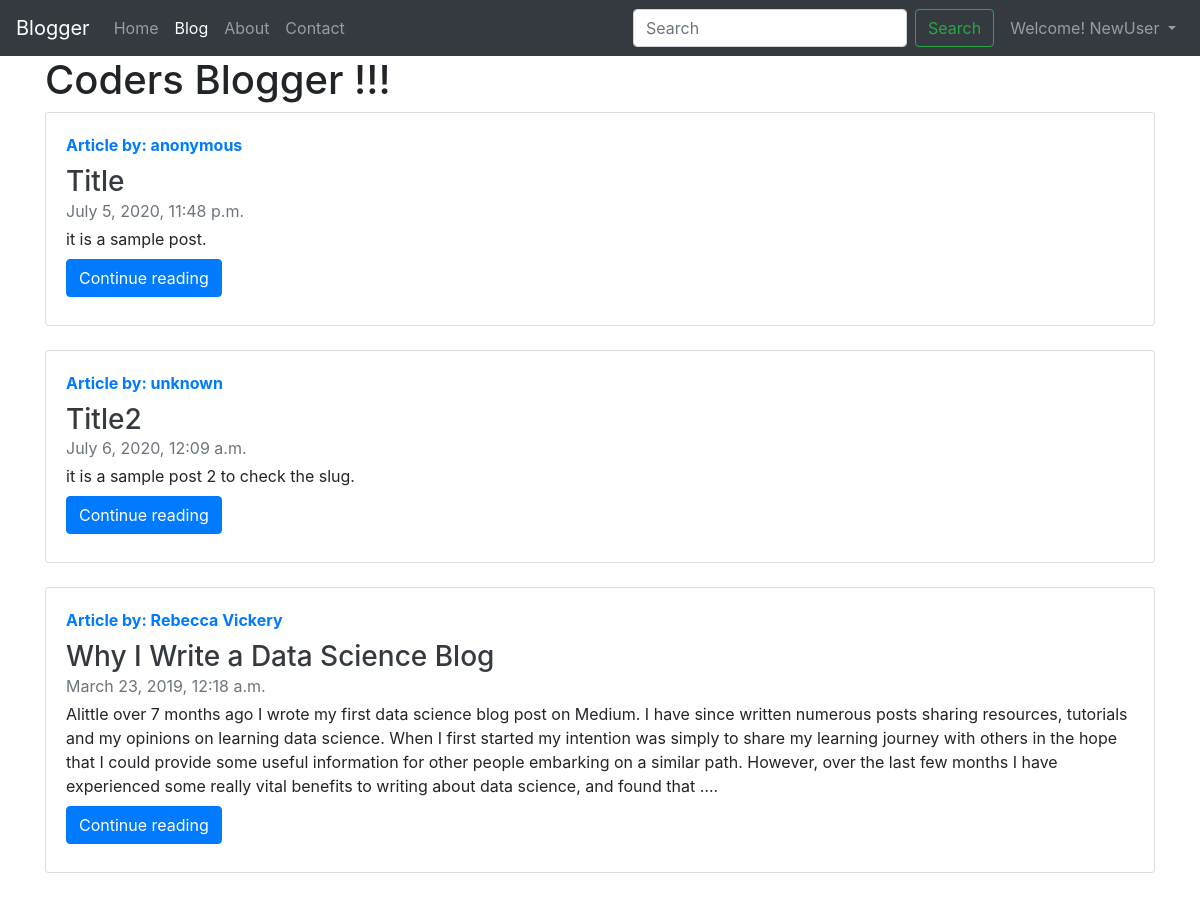
Screenshot of /blog/ (signed in) with the database file from the repository.
### blog/models.py (models this page shows)
class Post(models.Model):
    sno = models.AutoField(primary_key=True)
    title = models.CharField(max_length=250)
    content = models.TextField()
    author = models.CharField(max_length=20)
    slug = models.CharField(max_length=130, default='Anonymous')
    timeStamp = models.DateTimeField(blank=True)
    def __str__(self):
        return 'by: '+self.author

### blog/views.py (the view)
# urls.py: path('', views.blogHome, name="blogHome"),
def blogHome(request):
    allPosts = Post.objects.all()
    print(allPosts)
    context = {'allPosts': allPosts}
    return render(request, 'blog/blogHome.html', context)

### templates/blog/blogHome.html (shortened to what this page needs)
{% extends 'base.html'%}
{% block blogactive %}
active
{% endblock blogactive %}
{% block body %}
<div class="container">
    <div class="row">
        <div class="col">
            <h1>Coders Blogger
                !!!</h1>
        </div>
    </div>
    {% for post in allPosts %}
    <div class="row">
        <div class="col">
            <div class="card flex-md-row mb-4 box-shadow h-md-250">
                <div class="card-body d-flex flex-column align-items-start">
                    <strong class="d-inline-block mb-2 text-primary">Article by: {{post.author}}</strong>
                    <h3 class="mb-0">
                        <a class="text-dark" href="#">{{post.title}}</a>
                    </h3>
                    <div class="mb-1 text-muted">{{post.timeStamp}}</div>
                    <p class="card-text mb-auto">{{post.content|truncatechars:500}}.</p>
                    <div class="my-2">
                        <a href="/blog/{{post.slug}}" role="button" class="btn btn-primary">Continue reading</a>
                    </div>
                </div>
            </div>
        </div>
    </div>
    {% endfor %}
</div>
{% endblock body %}

### templates/base.html (shortened to what this page needs)
<!DOCTYPE html>
<html lang="en">
<head>
    <link rel="stylesheet" href="https://stackpath.bootstrapcdn.com/bootstrap/4.5.0/css/bootstrap.min.css"
 />
</head>
<body>
    <nav class="navbar navbar-expand-lg navbar-dark bg-dark">
        <a class="navbar-brand" href="/">Blogger</a>
        <div class="collapse navbar-collapse" id="navbarSupportedContent">
            <ul class="navbar-nav mr-auto">
                <li class="nav-item {% block homeactive %}
                {% endblock homeactive %} ">
                    <a class="nav-link" href="/">Home <span class="sr-only">(current)</span></a>
                </li>
                <li class="nav-item {% block blogactive %}
                    {% endblock blogactive %}">
                    <a class="nav-link " href="/blog">Blog</a>
                </li>
                <li class="nav-item {% block aboutactive %}
                    {% endblock aboutactive %} ">
                    <a class="nav-link" href="/about">About</a>
                </li>
                <li class="nav-item {% block contactactive %}
                {% endblock contactactive %} ">
                    <a class="nav-link" href="/contact">Contact</a>
                </li>
            </ul>
            <form method="GET" action="/search/" class="form-inline my-2 my-lg-0">
                <input class="form-control mr-sm-2" type="search" placeholder="Search" aria-label="Search" name="query"
                    id="query" />
                <button class="btn btn-outline-success my-2 my-sm-0 mr-2" type="submit">
                    Search
                </button>
                {% if user.is_authenticated %}
                <ul class="navbar-nav mr-auto">
                    <li class="nav-item dropdown">
                        <a class="nav-link dropdown-toggle" href="#" id="navbarDropdown" role="button"
                            data-toggle="dropdown" aria-haspopup="true" aria-expanded="false">
                            Welcome! {{user.username}}
                        </a>
                    </li>
                </ul>
                {% endif %}
            </form>
        </div>
    </nav>
    {% block body %}
    {%endblock%}
</body>
</html>

### rows the page displays
Post: author "anonymous", title "Title", timeStamp "July 5, 2020, 11:48 p.m.", content "it is a sample post"
Post: author "unknown", title "Title2", timeStamp "July 6, 2020, 12:09 a.m.", content "it is a sample post 2 to check the slug"
Post: author "Rebecca Vickery", title "Why I Write a Data Science Blog", timeStamp "March 23, 2019, 12:18 a.m.", content "Alittle over 7 months ago I wrote my first data science blog post on Medium. I have since written numerous posts sharing resources, tutorials and my opinions on learning data science. When I first started my intention was simply to share my learning journey with others in the hope that I could provide some useful information for other people embarking on a similar path. However, over the last few months I have experienced some really vital benefits to writing about data science, and found that …"

### other values shown
{{ user.username }} "NewUser"
